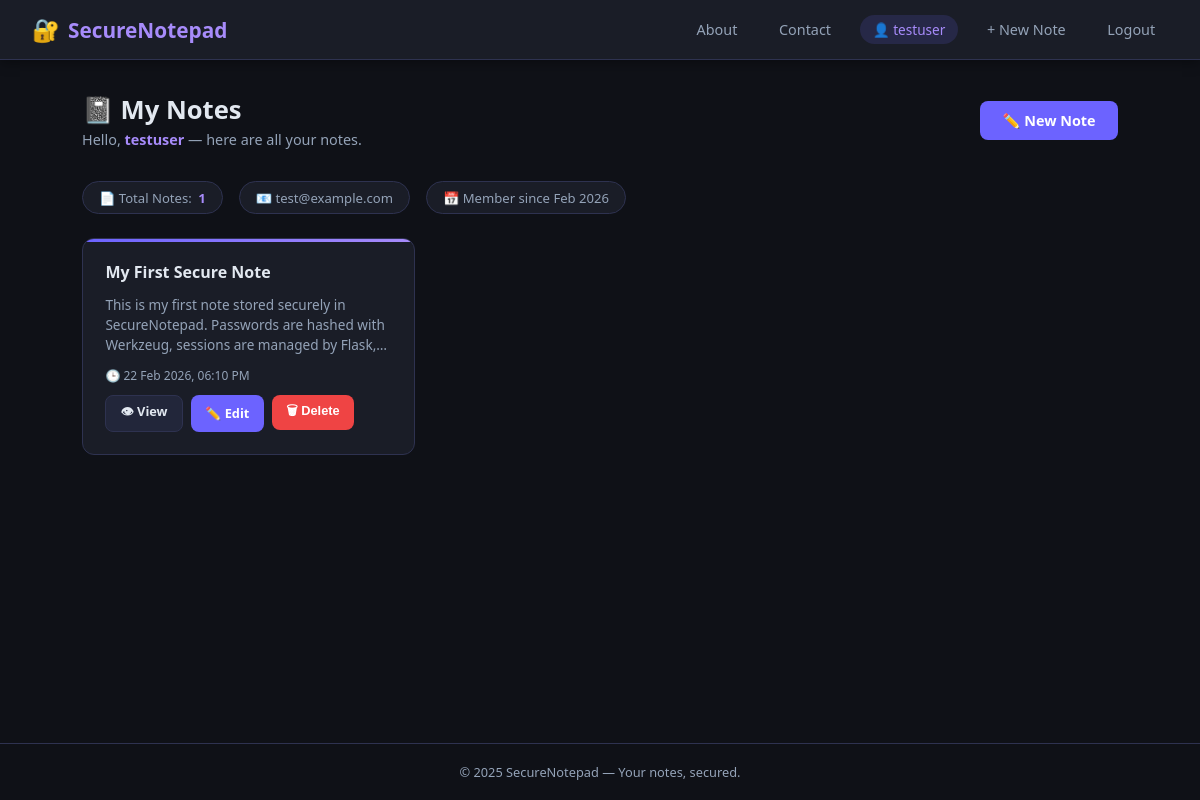
The app's page /dashboard (signed in) with its own data.
### app/models.py (models this page shows, shortened)
class User(db.Model):
    __tablename__ = 'users'
    id = db.Column(db.Integer, primary_key=True)
    username = db.Column(db.String(80), unique=True, nullable=False)
    email = db.Column(db.String(120), unique=True, nullable=False)
    password_hash = db.Column(db.String(256), nullable=False)
    created_at = db.Column(db.DateTime, default=datetime.now())
    notes = db.relationship('Note', backref='author', lazy=True, cascade='all, delete-orphan')

class Note(db.Model):
    __tablename__ = 'notes'
    id = db.Column(db.Integer, primary_key=True)
    title = db.Column(db.String(200), nullable=False)
    content = db.Column(db.Text, nullable=False)
    created_at = db.Column(db.DateTime, default=datetime.now())
    updated_at = db.Column(db.DateTime, default=datetime.now(), onupdate=datetime.now())
    user_id = db.Column(db.Integer, db.ForeignKey('users.id'), nullable=False)

### app/notes.py (the view)
@notes.route('/dashboard')
@login_required
def dashboard():
    user = User.query.get(session['user_id'])
    user_notes = Note.query.filter_by(user_id=user.id).order_by(Note.updated_at.desc()).all()
    return render_template('dashboard.html', user=user, notes=user_notes)

### app/notes.py (called while the page is built)
def login_required(f):
    @wraps(f)
    def decorated(*args, **kwargs):
        if 'user_id' not in session:
            flash('Please log in to access this page.', 'warning')
            return redirect(url_for('auth.login'))
        return f(*args, **kwargs)
    return decorated

### app/templates/dashboard.html (shortened to what this page needs)
{% extends "base.html" %}
{% block content %}
<div class="dashboard-header">
  <div>
    <h1>📓 My Notes</h1>
    <p>Hello, <strong style="color:var(--accent2);">{{ user.username }}</strong> — here are all your notes.</p>
  </div>
  <a href="{{ url_for('notes.new_note') }}" class="btn btn-primary">
    ✏️ New Note
  </a>
</div>
<div class="stats-bar">
  <div class="stat-chip">📄 Total Notes: <strong>{{ notes|length }}</strong></div>
  <div class="stat-chip">📧 {{ user.email }}</div>
  <div class="stat-chip">📅 Member since {{ user.created_at.strftime('%b %Y') }}</div>
</div>
{% if notes %}
  <div class="notes-grid">
    {% for note in notes %}
    <div class="note-card">
      <div class="note-title" title="{{ note.title }}">{{ note.title }}</div>
      <div class="note-preview">{{ note.content }}</div>
      <div class="note-meta">
        🕒 {{ note.updated_at.strftime('%d %b %Y, %I:%M %p') }}
      </div>
      <div class="note-actions">
        <a href="{{ url_for('notes.view_note', note_id=note.id) }}" class="btn btn-ghost btn-sm">👁 View</a>
        <a href="{{ url_for('notes.edit_note', note_id=note.id) }}" class="btn btn-primary btn-sm">✏️ Edit</a>
        <form method="POST" action="{{ url_for('notes.delete_note', note_id=note.id) }}"
              onsubmit="return confirm('Delete this note?');" style="display:inline;">
          <button type="submit" class="btn btn-danger btn-sm">🗑 Delete</button>
        </form>
      </div>
    </div>
    {% endfor %}
  </div>
{% endif %}
{% endblock %}

### app/templates/base.html (shortened to what this page needs)
<!DOCTYPE html>
<html lang="en">
<head>
</head>
<body>
<nav>
  <a class="nav-brand" href="{{ url_for('notes.dashboard') if session.get('user_id') else url_for('auth.login') }}">
    <span>🔐</span> SecureNotepad
  </a>
  <div class="nav-links">
    <a href="{{ url_for('auth.about') }}">About</a>
    <a href="{{ url_for('auth.contact') }}">Contact</a>
    {% if session.get('user_id') %}
      <span class="nav-user">👤 {{ session.get('username') }}</span>
      <a href="{{ url_for('notes.new_note') }}">+ New Note</a>
      <a href="{{ url_for('auth.logout') }}">Logout</a>
    {% else %}
      <a href="{{ url_for('auth.login') }}">Login</a>
      <a href="{{ url_for('auth.register') }}">Register</a>
    {% endif %}
  </div>
</nav>
<main>
  {% block content %}{% endblock %}
</main>
<footer>
  &copy; 2025 SecureNotepad &mdash; Your notes, secured.
</footer>
</body>
</html>

### app/templates/base.html (style rules this page uses)
*, *::before, *::after { box-sizing: border-box; margin: 0; padding: 0; }
:root { --bg: #0f1117; --surface: #1a1d27; --surface2: #22263a; --border: #2e3250; --accent: #6c63ff; --accent2: #a78bfa; --danger: #ef4444; --success: #22c55e; --warning: #f59e0b; --info: #38bdf8; --text: #e2e8f0; --muted: #94a3b8; --radius: 12px; --shadow: 0 4px 24px rgba(0,0,0,.45); }
body { font-family: 'Segoe UI', system-ui, sans-serif; background: var(--bg); color: var(--text); min-height: 100vh; display: flex; flex-direction: column; }
nav { background: var(--surface); border-bottom: 1px solid var(--border); padding: 0 2rem; height: 60px; display: flex; align-items: center; justify-content: space-between; position: sticky; top: 0; z-index: 100; box-shadow: 0 2px 12px rgba(0,0,0,.4); }
.nav-brand { font-size: 1.3rem; font-weight: 700; color: var(--accent2); text-decoration: none; display: flex; align-items: center; gap: .5rem; }
.nav-brand span { font-size: 1.4rem; }
.nav-links { display: flex; align-items: center; gap: 1rem; }
.nav-links a { color: var(--muted); text-decoration: none; font-size: .9rem; padding: .4rem .8rem; border-radius: 8px; transition: background .2s, color .2s; }
.nav-user { font-size: .85rem; color: var(--accent2); background: rgba(108,99,255,.15); padding: .3rem .8rem; border-radius: 20px; }
main { flex: 1; padding: 2rem; max-width: 1100px; margin: 0 auto; width: 100%; }
.btn { display: inline-flex; align-items: center; gap: .4rem; padding: .65rem 1.4rem; border-radius: 8px; border: none; cursor: pointer; font-size: .9rem; font-weight: 600; text-decoration: none; transition: opacity .2s, transform .1s; }
.btn-primary { background: var(--accent); color: #fff; }
.btn-danger { background: var(--danger); color: #fff; }
.btn-ghost { background: var(--surface2); color: var(--text); border: 1px solid var(--border); }
.btn-sm { padding: .4rem .9rem; font-size: .8rem; }
footer { text-align: center; padding: 1.2rem; font-size: .8rem; color: var(--muted); border-top: 1px solid var(--border); }

### app/templates/dashboard.html (style rules this page uses)
.dashboard-header { display: flex; align-items: center; justify-content: space-between; margin-bottom: 2rem; flex-wrap: wrap; gap: 1rem; }
.dashboard-header h1 { font-size: 1.6rem; color: var(--text); }
.dashboard-header p { color: var(--muted); font-size: .9rem; margin-top: .2rem; }
.notes-grid { display: grid; grid-template-columns: repeat(auto-fill, minmax(280px, 1fr)); gap: 1.2rem; }
.note-card { background: var(--surface); border: 1px solid var(--border); border-radius: var(--radius); padding: 1.4rem; display: flex; flex-direction: column; gap: .7rem; transition: border-color .2s, transform .2s, box-shadow .2s; position: relative; overflow: hidden; }
.note-card::before { content: ''; position: absolute; top: 0; left: 0; right: 0; height: 3px; background: linear-gradient(90deg, var(--accent), var(--accent2)); }
.note-title { font-size: 1rem; font-weight: 700; color: var(--text); white-space: nowrap; overflow: hidden; text-overflow: ellipsis; }
.note-preview { font-size: .85rem; color: var(--muted); line-height: 1.5; display: -webkit-box; -webkit-line-clamp: 3; -webkit-box-orient: vertical; overflow: hidden; flex: 1; }
.note-meta { font-size: .75rem; color: var(--muted); display: flex; align-items: center; gap: .4rem; }
.note-actions { display: flex; gap: .5rem; flex-wrap: wrap; }
.stats-bar { display: flex; gap: 1rem; margin-bottom: 1.5rem; flex-wrap: wrap; }
.stat-chip { background: var(--surface); border: 1px solid var(--border); border-radius: 20px; padding: .4rem 1rem; font-size: .82rem; color: var(--muted); display: flex; align-items: center; gap: .4rem; }
.stat-chip strong { color: var(--accent2); }

### records on screen
User: get "testuser", username "testuser", email "test@example.com", created_at "Feb 2026"
Note: title "My First Secure Note", content "This is my first note stored securely in SecureNotepad. Passwords are hashed with Werkzeug, sessions are managed by…", updated_at "22 Feb 2026, 06:10 PM"

### other values on screen
{{ notes|length }} "1"
